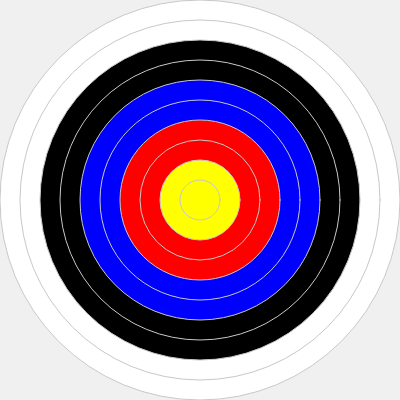
Frame 1 (no input)
Frame 60 (no input): identical to frame 1, image omitted
Frame 120 (the mouse pressed at the canvas centre since frame 60): identical to frame 1, image omitted

The p5.js sketch that drew this single still picture (run headless with seeded random() and noise() and a simulated clock; from frame 60 on, the mouse is pressed at the canvas centre):

// p5.js sketch
// ── sketch.js
// Loops Examples
// Dan Schellenberg
// Sept 27/18

let diameter, sliceWidth;
let x, y;
let targetColors = ["white", "white", "black", "black", "blue", "blue", "red", "red", "yellow", "yellow"];

function setup() {
  createCanvas(400, 400);
  x = width / 2;
  y = height / 2;
}

function draw() {
  background(240);
  // diameter = 400;
  // while (diameter > 10) {
  // 	ellipse(x, y, diameter, diameter);
  // 	diameter -= sliceWidth;
  // }

  //for loop version
  // for (let diameter = 400; diameter > 10; diameter -= sliceWidth) {
  // 	ellipse(x, y, diameter, diameter);
  // }

  //another for loop version
  stroke(200);
  diameter = 400;
  sliceWidth = diameter / 10;
  for (let i = 0; i < 10; i++) {
    fill(targetColors[i]);
    ellipse(x, y, diameter, diameter);
    diameter -= sliceWidth;
  }
}
